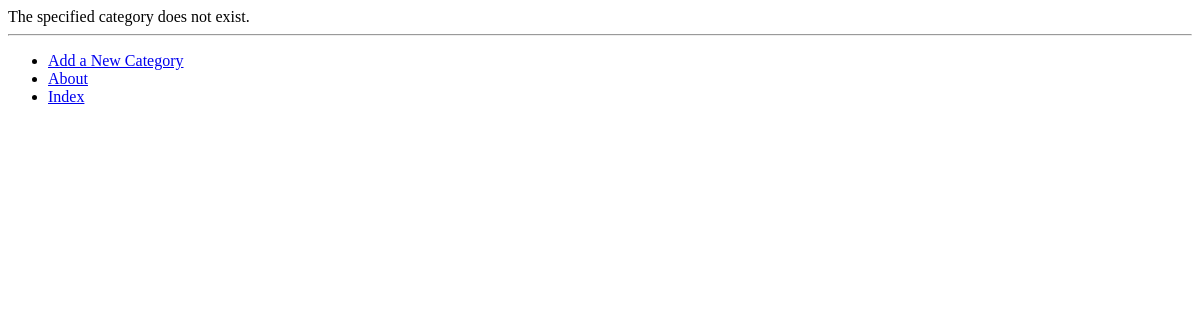
The app's page /rango/category/python/, older data.
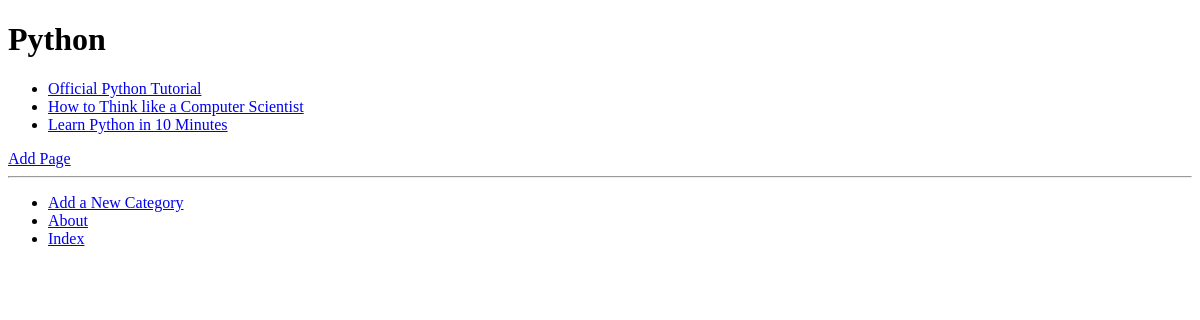
The same page, newer data.
### rango/models.py (models this page shows, shortened)
class Category(models.Model):
    NAME_MAX_LENGTH = 128
    name = models.CharField(max_length = NAME_MAX_LENGTH, unique=True)
    views = models.IntegerField(default=0)
    likes = models.IntegerField(default=0)
    slug = models.SlugField(unique=True)
    class Meta:
        verbose_name_plural = 'Categories'

class Page(models.Model):
    TITLE_MAX_LENGTH = 128
    URL_MAX_LENGTH = 200
    category = models.ForeignKey(Category, on_delete=models.CASCADE)
    title = models.CharField(max_length = TITLE_MAX_LENGTH)
    url = models.URLField()
    views = models.IntegerField(default=0)

### rango/views.py (the view)
# urls.py: path('category/<slug:category_name_slug>/', views.show_category, name = 'show_category'),
def show_category(request, category_name_slug):
    context_dict = {}
    try:
        category = Category.objects.get(slug = category_name_slug)
        pages = Page.objects.filter(category = category)
        context_dict['pages'] = pages
        context_dict['category'] = category
    except Category.DoesNotExist:
        context_dict['category'] = None
        context_dict['category'] = None
    return render(request, 'rango/category.html', context=context_dict)

### templates/rango/category.html (shortened to what this page needs)
<!DOCTYPE html>
{% extends 'rango/base.html' %}
{% load staticfiles %}
{% block body_block %}
    {% if category %}
    <h1>{{ category.name }}</h1>
        {% if pages %}
        <ul>
            {% for page in pages %}
            <li><a href="{{page.url}}">{{page.title}}</a></li>
            {% endfor %}
        </ul>
        {% else %}
    <strong>No pages currently in category.</strong>
        {% endif %}
    <a href="{% url 'rango:add_page' category.slug %}">Add Page</a>
    {% else %}
    The specified category does not exist.
    {% endif %}
{% endblock %}

### templates/rango/base.html (shortened to what this page needs)
<!DOCTYPE html>
{% load staticfiles %}
<html>
    <head lang="en">
    </head>
    <body>
        <div>
            {% block body_block %}{% endblock %}
        </div>
        <hr />
        <div>
            <ul>
                <li><a href="{% url 'rango:add_category' %}">Add a New Category</a></li>
                <li><a href="{% url 'rango:about' %}">About</a></li>
                <li><a href="{% url 'rango:index' %}">Index</a></li>
            </ul>
        </div>
    </body>
</html>

Row changes from the older to the newer data that the page shows:
now on this page (row unchanged): Category: name "Python"
now on this page (row edited): Page: title "Official Python Tutorial"
now on this page (row edited): Page: title "How to Think like a Computer Scientist"
now on this page (row edited): Page: title "Learn Python in 10 Minutes"
Text that changed along with them:
text no longer shown: "The specified category does not exist."
text now shown: "Add Page"
